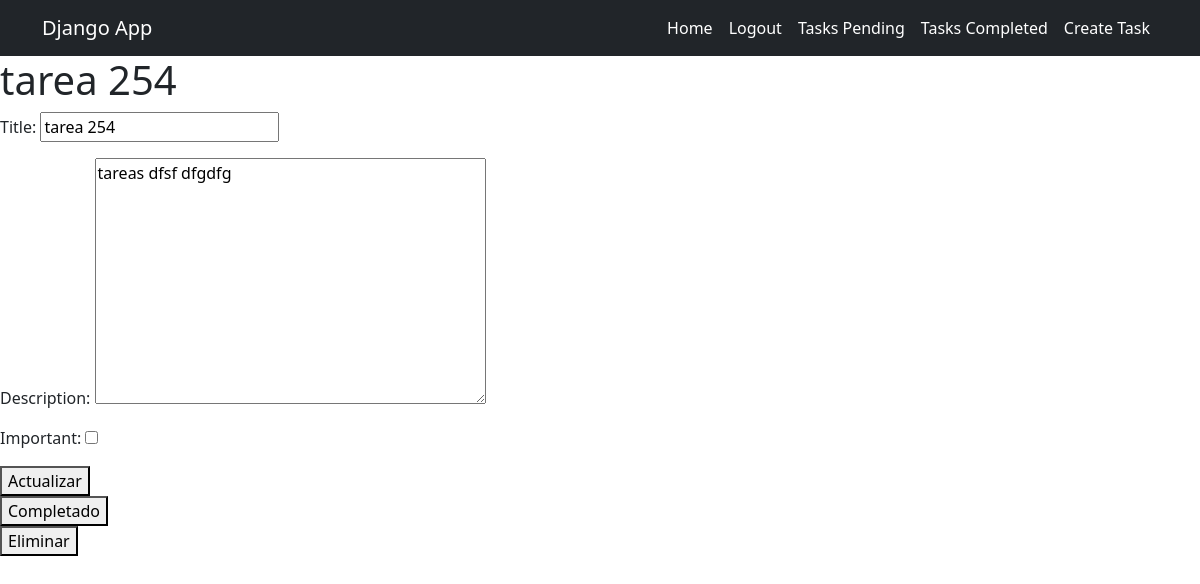
The page /tasks/4/ (signed in) on the database as committed earlier.
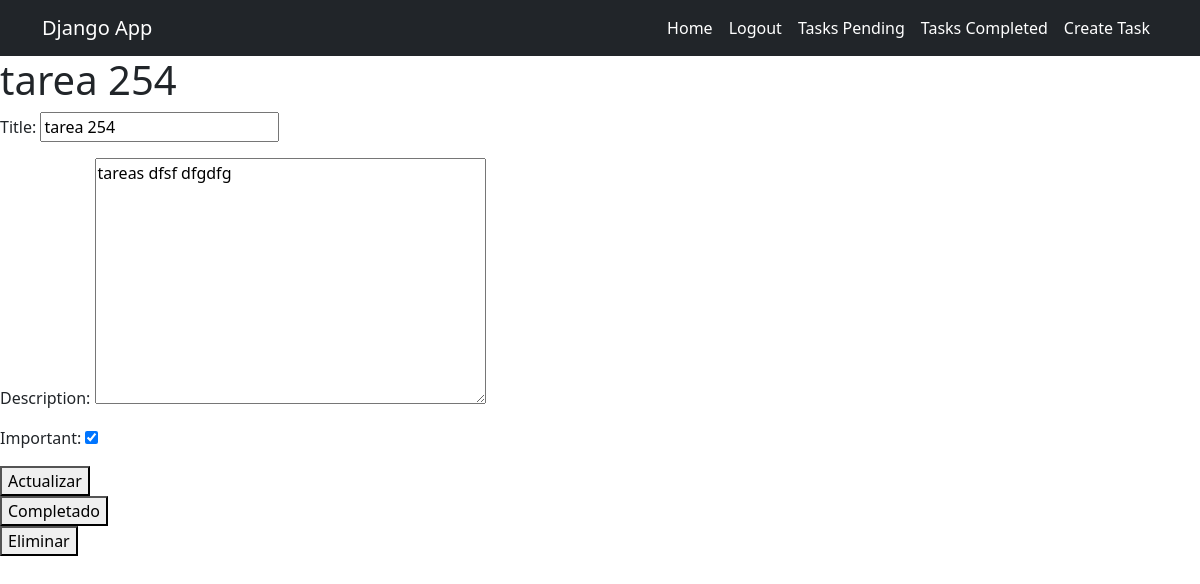
The same page on the database as committed later.
### tasks/models.py (models this page shows, shortened)
class Task(models.Model):
    title = models.CharField(max_length=100)
    description = models.TextField(blank=True)
    created = models.DateTimeField(auto_now_add=True)
    datecompleted = models.DateTimeField(null=True, blank=True)
    important = models.BooleanField(default=False)
    user = models.ForeignKey(User, on_delete=models.CASCADE)

### tasks/views.py (the view, shortened to what this page needs)
# urls.py: path('tasks/<int:task_id>/', views.task_detail, name = 'task_detail'),
@login_required
def task_detail(request, task_id):
    if request.method == 'GET':
        task = get_object_or_404(Task, pk = task_id, user = request.user)
        form = TaskForm(instance = task)
        return render (request, 'task_detail.html',{
            'task': task,
            'form': form
        })

### tasks/forms.py
class TaskForm(ModelForm):
    class Meta:
        model = Task
        fields = ['title', 'description', 'important']

### tasks/templates/task_detail.html (shortened to what this page needs)
{% extends 'base.html' %}
{% block content %}
<h1> {{task.title}} </h1>
    <form method="POST">
        {{form.as_p}}
        <button>
            Actualizar
        </button>
    </form>
    <form action={% url 'complete_task' task.id %} method="POST">
        <button type="submit">
            Completado
        </button>
    </form>
    <form action={% url 'delete_task' task.id %} method="POST">
        <button type="submit">
            Eliminar
        </button>
    </form>
{% endblock %}

Rows that differ between the two databases and show on the page:
changed Task "tarea 254": important "☐" → "☑"
